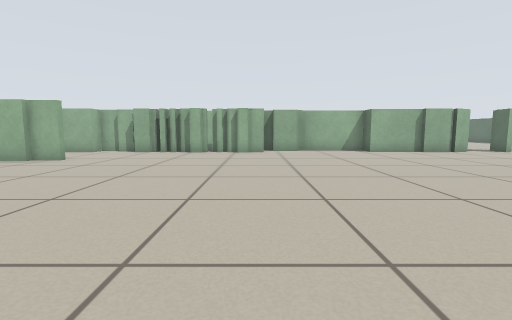
view 1 (above)

18 first-person views from a walk through a world built for the Player/Stage simulator. The camera is 0.5 m above the floor, tilts 6° down and sees 85° across. The lines on the ground mark 1 m squares. The floor is counted in squares, 0.5 m on a side. Each view is taken from the middle of a square. On the plan, view 1 faces up. The plan holds only what a view shows up to about 11 squares ahead; the rest is blank. The place goes on beyond the plan. The robots in the file are not drawn.

view 2
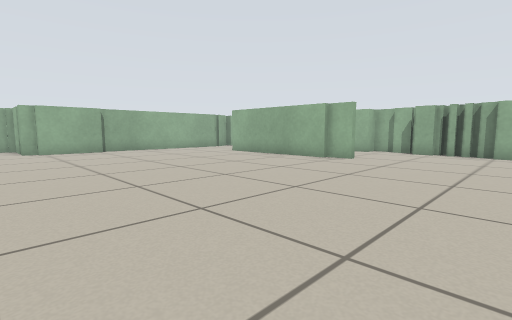

view 3
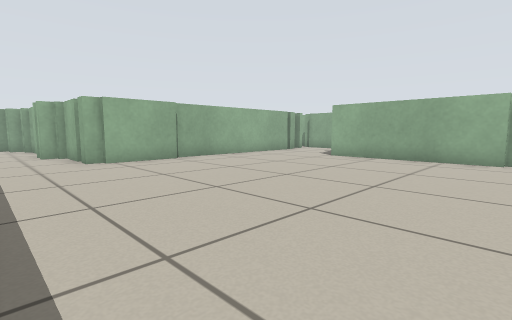

view 4
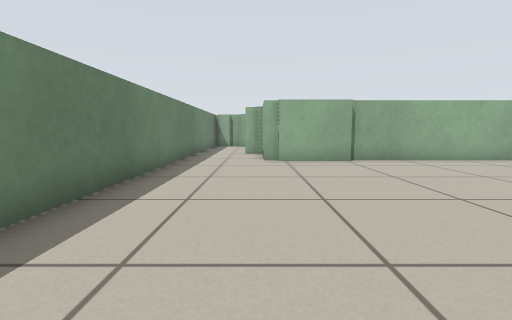

view 5
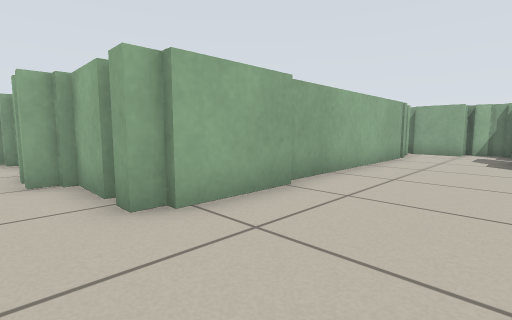

view 6
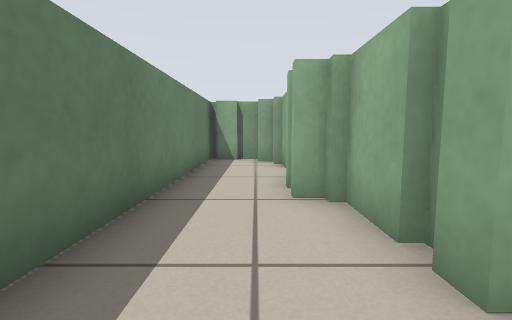

view 7
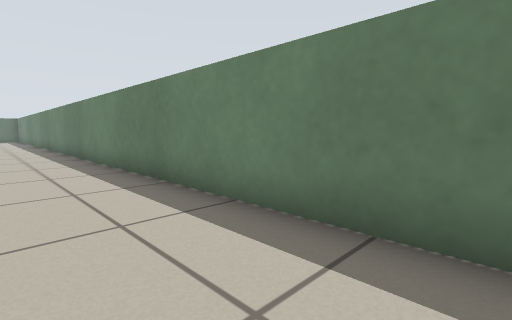

view 8
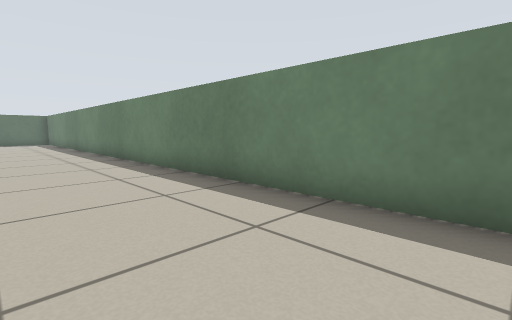

view 9
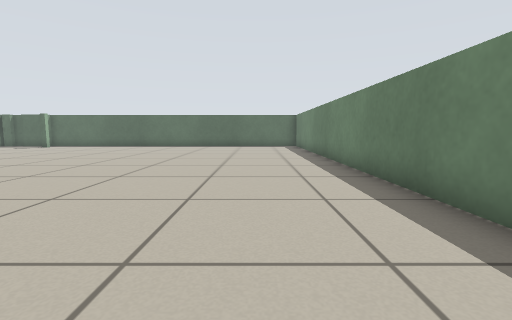

view 10
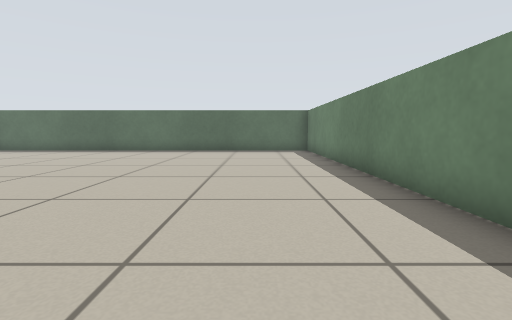

view 11
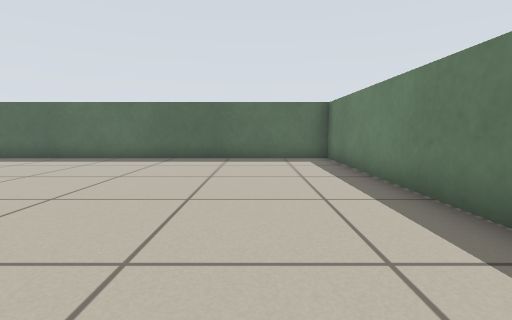

view 12
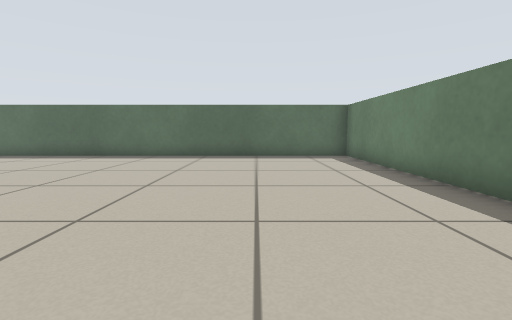

view 13
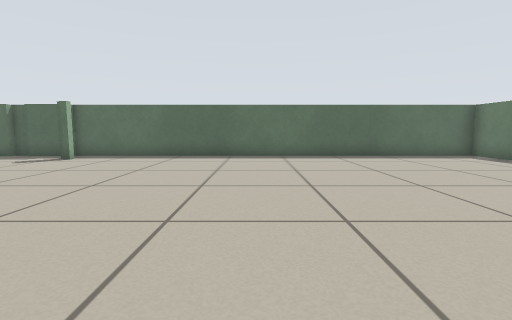

view 14
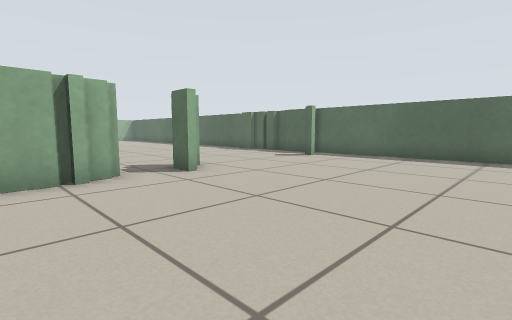

view 15
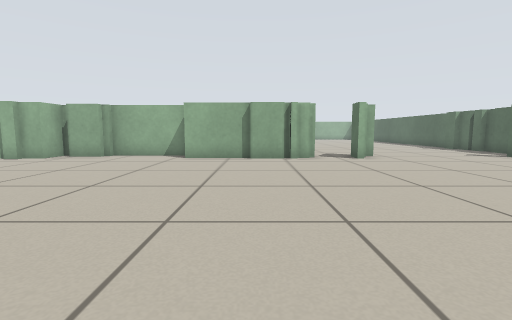

view 16
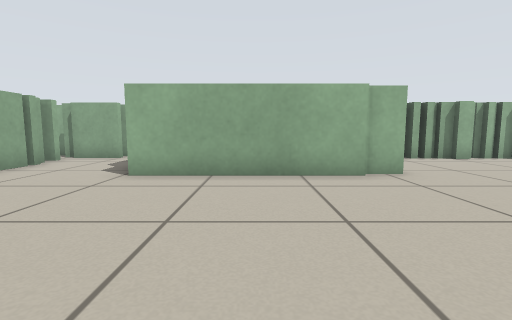

view 17
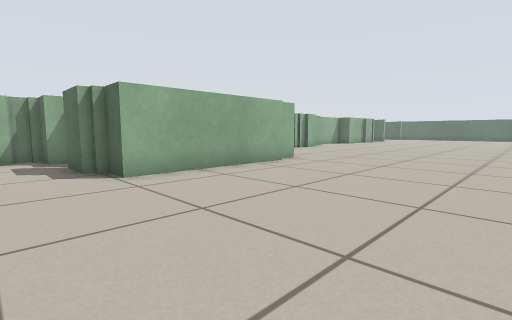

view 18
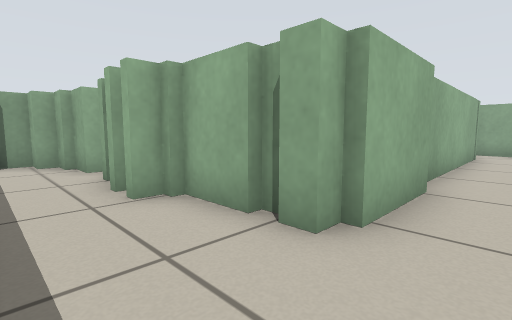

### Floor plan
Points are (right, up) in squares from view 1. A wall is a line through its corners. A room is listed if a view was taken in it or the views show most of it. See-through windows are left out.
Room 1 (views 1, 2, 3, 4, 5, 6, 7, 8, 9, 10, 11, 12, 13, 14, 15, 16, 17, 18)
walls: (2.1, 13.7) (0.8, 13.7); (7.9, 13.2) (5.4, 13.2); (-0.2, 12.7) (-0.9, 12.7); (0.4, 14.1) (0.4, 13) (-0.4, 13); (-0.8, 13) (-1.4, 13); (9.5, 13) (7.8, 13); (10, 13.2) (9.5, 13.2); (-2.5, 12.7) (-3, 12.7); (-2.9, 13) (-3.5, 13); (11.6, 12.9) (11.6, 13.8); (-6.5, 9.4) (-7.6, 9.4); (-7.5, 9.2) (-12.8, 9.2) (-12.8, 10.1); (18.8, 14.5) (18.8, 15.9); (18.8, 16.5) (18.8, 17); (19.1, 16) (19.1, 16.6); (-13, 13) (-13.6, 13); (-13.3, 10.2) (-13.3, 11.9); (-14.9, 13.2) (-16.8, 13.2); (-16.4, 10.9) (-16.4, 4.1); (-16.2, 4.2) (-16.2, 1.6); (-16.4, 1.9) (-16.4, 1.3) (-17, 1.3); (-17, 1.5) (-17.5, 1.5); (-17.4, 1.3) (-19.1, 1.3); (-22.4, 0.8) (-23.5, 0.8); (-23.4, 0.6) (-24.1, 0.6) (-24.1, 0.1) (-24.5, 0.1); (-24.5, -1.6) (19.1, -1.6) (19.1, 14.2)

Where each view was taken, in squares from view 1:
view 1: 0 up, 0 right, facing up
view 2: 0 up, 2 left, facing up-left
view 3: 1 down, 7 left, facing up-left
view 4: 1 up, 7 left, facing left
view 5: 0 up, 13 left, facing up-left
view 6: 0 up, 15 left, facing left
view 7: 1 up, 12 left, facing down-right
view 8: 2 up, 5 left, facing down-right
view 9: 1 up, 1 right, facing right
view 10: 1 up, 5 right, facing right
view 11: 1 up, 9 right, facing right
view 12: 2 up, 8 right, facing right
view 13: 7 up, 8 right, facing right
view 14: 7 up, 8 right, facing up-right
view 15: 3 up, 8 right, facing up
view 16: 3 up, 10 left, facing up
view 17: 3 up, 15 left, facing up-right
view 18: 1 down, 15 left, facing up-left
